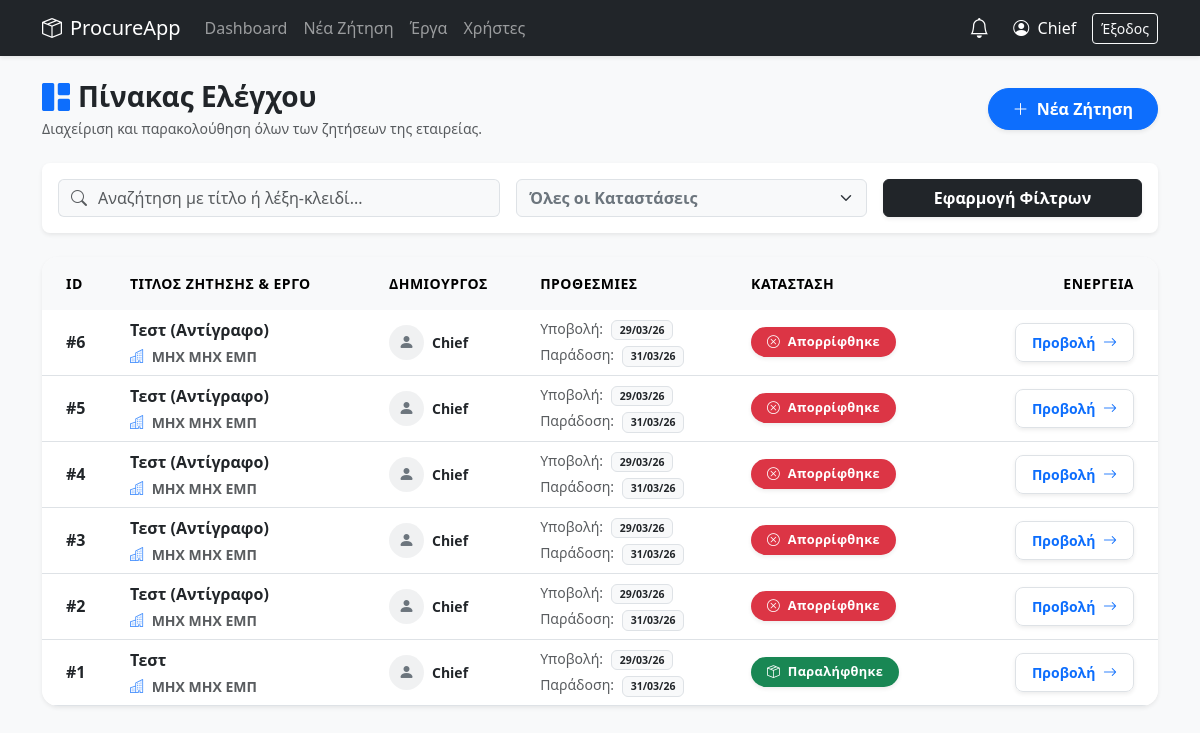
/company (signed in), run on an earlier commit of the app's database.
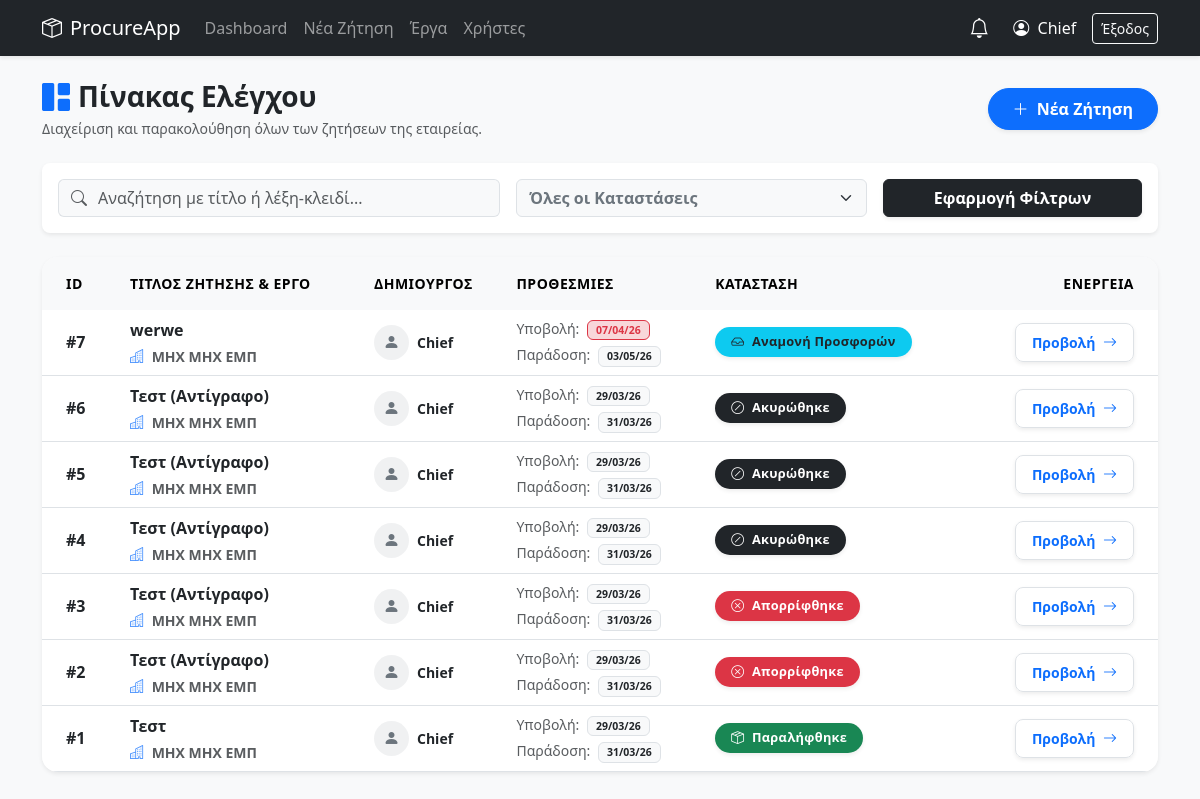
And on a later commit of the database.
### models.py (models this page shows)
class RequestRFQ(db.Model):
    __tablename__ = "requests"
    id = db.Column(db.Integer, primary_key=True)
    title = db.Column(db.String(200), nullable=False)
    description = db.Column(db.Text, nullable=True)
    documents = db.Column(db.String(255), nullable=True)
    created_by = db.Column(db.String(100), nullable=False)
    created_at = db.Column(db.DateTime, default=datetime.utcnow)
    delivery_location = db.Column(db.String(255), nullable=True)
    receiving_manager = db.Column(db.String(120), nullable=True)
    phone = db.Column(db.String(50), nullable=True)
    submit_deadline = db.Column(db.DateTime, nullable=False)
    delivery_deadline = db.Column(db.DateTime, nullable=False)
    status = db.Column(db.String(20), default=RFQStatus.OPEN)
    approved_by = db.Column(db.String(100), nullable=True)
    approved_at = db.Column(db.DateTime, nullable=True)
    denial_reason = db.Column(db.Text, nullable=True)
    winning_bid_id = db.Column(db.Integer, db.ForeignKey('bids.id'), nullable=True)
    cost_center_id = db.Column(db.Integer, db.ForeignKey('cost_centers.id'), nullable=True)
    cost_center = db.relationship('CostCenter', backref='rfqs')
    items = db.relationship('RequestItem', backref='rfq', lazy=True, cascade="all, delete-orphan")
    bids = db.relationship('Bid', backref='rfq', lazy=True, foreign_keys="[Bid.request_id]", cascade="all, delete-orphan")
    allowed_suppliers = db.relationship('AllowedSupplier', backref='rfq', lazy=True, cascade="all, delete-orphan")

class CostCenter(db.Model):
    __tablename__ = "cost_centers"
    id = db.Column(db.Integer, primary_key=True)
    code = db.Column(db.String(50), unique=True, nullable=False)
    name = db.Column(db.String(200), nullable=False)
    is_active = db.Column(db.Boolean, default=True, nullable=False)
    address = db.Column(db.String(250), nullable=True)
    project_manager = db.Column(db.String(120), nullable=True)
    receiving_manager = db.Column(db.String(120), nullable=True)
    phone = db.Column(db.String(50), nullable=True)

### app.py (the view)
@app.route("/company")
@require_roles("company", "chief")
def company_dashboard():
    page = request.args.get('page', 1, type=int)
    per_page = 10
    phase = (request.args.get("phase") or "all").strip().lower()
    q = (request.args.get("q") or "").strip()
    qry = RequestRFQ.query
    if q:
        like = f"%{q}%"
        qry = qry.filter(or_(RequestRFQ.title.ilike(like), RequestRFQ.description.ilike(like)))
    all_rfqs = qry.order_by(RequestRFQ.id.desc()).all()
    phase_map = {r.id: phase_info(r) for r in all_rfqs}
    editable_ids = {r.id for r in all_rfqs if is_editable_by_current_user(r)}
    filtered_rfqs = all_rfqs
    if phase != "all":
        filtered_rfqs = [r for r in all_rfqs if phase_map[r.id]["key"] == phase]
    total_items = len(filtered_rfqs)
    total_pages = (total_items + per_page - 1) // per_page
    start_idx = (page - 1) * per_page
    paginated_rfqs = filtered_rfqs[start_idx : start_idx + per_page]
    return render_template("company_dash.html",
                           rfqs=paginated_rfqs, editable_ids=editable_ids,
                           phase=phase, q=q, phase_map=phase_map,
                           page=page, total_pages=total_pages)

### app.py (called while the page is built)
def require_roles(*roles):
    def wrap(fn):
        @wraps(fn)
        def inner(*args, **kwargs):
            if session.get("role") not in roles:
                flash("Δεν έχεις δικαίωμα πρόσβασης.", "danger")
                return redirect(url_for("login"))
            return fn(*args, **kwargs)
        return inner
    return wrap

def is_editable_by_current_user(rfq: "RequestRFQ") -> bool:
    if session.get("name") != rfq.created_by:
        return False
    return rfq.status == RFQStatus.PENDING

def get_phase_key(rfq: "RequestRFQ") -> str:
    if rfq.status == RFQStatus.CANCELLED: return "cancelled"
    if rfq.status == RFQStatus.DENIED: return "denied"
    if rfq.status == RFQStatus.PENDING: return "awaiting_approval"
    if rfq.status == RFQStatus.PENDING_FINAL_APPROVAL: return "pending_final_approval"
    if rfq.status == RFQStatus.RECEIVED: return "received"
    if rfq.status == RFQStatus.CLOSED: return "awarded"
    if rfq.status == RFQStatus.OPEN:
        count_bids = len(rfq.bids or [])
        return "offers_received" if count_bids > 0 else "awaiting_offers"
    return rfq.status

@app.context_processor
def utility_processor():
    unread_notifs = []
    if 'username' in session:
        u = User.query.filter_by(username=session['username']).first()
        if u:
            unread_notifs = Notification.query.filter_by(user_id=u.id, is_read=False).order_by(Notification.created_at.desc()).all()
    return dict(phase_info=phase_info, is_editable_by_current_user=is_editable_by_current_user, now=datetime.utcnow(), unread_notifs=unread_notifs)

### templates/company_dash.html (shortened to what this page needs)
{% extends "base.html" %}
{% block content %}
<div class="d-flex justify-content-between align-items-center mb-4">
    <div>
        <h3 class="mb-1 fw-bolder text-dark"><i class="bi bi-grid-1x2-fill me-2 text-primary"></i>Πίνακας Ελέγχου</h3>
        <p class="text-muted small mb-0">Διαχείριση και παρακολούθηση όλων των ζητήσεων της εταιρείας.</p>
    </div>
    <a href="{{ url_for('new_request') }}" class="btn btn-primary px-4 py-2 shadow-sm fw-bold rounded-pill">
        <i class="bi bi-plus-lg me-1"></i> Νέα Ζήτηση
    </a>
</div>
<div class="card border-0 shadow-sm rounded-3 mb-4">
    <div class="card-body p-3">
        <form method="get" class="row g-3 align-items-center">
            <div class="col-md-5">
                <div class="input-group">
                    <span class="input-group-text bg-light border-end-0 text-muted"><i class="bi bi-search"></i></span>
                    <input type="text" name="q" class="form-control border-start-0 bg-light ps-0" placeholder="Αναζήτηση με τίτλο ή λέξη-κλειδί..." value="{{ q }}">
                </div>
            </div>
            <div class="col-md-4">
                <select name="phase" class="form-select bg-light text-secondary fw-semibold" onchange="this.form.submit()">
                    <option value="all" {% if phase == 'all' %}selected{% endif %}>Όλες οι Καταστάσεις</option>
                </select>
            </div>
            <div class="col-md-3 text-end">
                <button type="submit" class="btn btn-dark px-4 w-100 fw-bold shadow-sm">Εφαρμογή Φίλτρων</button>
            </div>
        </form>
    </div>
</div>
<div class="card border-0 shadow-sm rounded-4 mb-5 overflow-hidden">
    <div class="table-responsive">
        <table class="table table-hover align-middle mb-0">
            <thead class="table-light text-secondary small text-uppercase" style="letter-spacing: 0.5px;">
                <tr>
                    <th class="ps-4 py-3 border-bottom-0" style="width: 80px;">ID</th>
                    <th class="py-3 border-bottom-0">Τιτλος Ζητησης & Εργο</th>
                    <th class="py-3 border-bottom-0">Δημιουργος</th>
                    <th class="py-3 border-bottom-0">Προθεσμιες</th>
                    <th class="py-3 border-bottom-0">Κατασταση</th>
                    <th class="text-end pe-4 py-3 border-bottom-0">Ενεργεια</th>
                </tr>
            </thead>
            <tbody class="border-top-0">
                {% for r in rfqs %}
                {% set info = phase_map[r.id] %}
                <tr>
                    <td class="ps-4 fw-bold text-dark fs-6">#{{ r.id }}</td>
                    <td>
                        <div class="fw-bolder text-dark mb-1">{{ r.title }}</div>
                        <div class="small text-muted fw-semibold"><i class="bi bi-buildings me-1 text-primary opacity-75"></i> {{ r.cost_center.name if r.cost_center else 'Χωρίς Έργο' }}</div>
                    </td>
                    <td>
                        <div class="d-flex align-items-center">
                            <div class="bg-secondary bg-opacity-10 text-secondary rounded-circle d-flex justify-content-center align-items-center me-2" style="width: 35px; height: 35px;">
                                <i class="bi bi-person-fill"></i>
                            </div>
                            <span class="small fw-bold text-dark">{{ r.created_by }}</span>
                        </div>
                    </td>
                    <td>
                        <div class="small mb-1">
                            <span class="text-muted me-1">Υποβολή:</span>
                            <span class="badge {% if r.submit_deadline and r.submit_deadline < now and r.status in ['open', 'pending'] %}bg-danger-subtle text-danger border border-danger{% else %}bg-light text-dark border{% endif %} fw-bold px-2 py-1">
                                {{ r.submit_deadline.strftime('%d/%m/%y') if r.submit_deadline else '-' }}
                            </span>
                        </div>
                        <div class="small">
                            <span class="text-muted me-1">Παράδοση:</span>
                            <span class="badge bg-light text-dark border fw-bold px-2 py-1">
                                {{ r.delivery_deadline.strftime('%d/%m/%y') if r.delivery_deadline else '-' }}
                            </span>
                        </div>
                    </td>
                    <td>
                        <span class="{{ info.badge }} px-3 py-2 rounded-pill fw-bold shadow-sm" style="letter-spacing: 0.3px; font-size: 0.8rem;">
                            <i class="bi {{ info.icon }} me-1"></i> {{ info.label }}
                        </span>
                    </td>
                    <td class="text-end pe-4">
                        <a href="{{ url_for('company_request_detail', req_id=r.id) }}" class="btn btn-sm btn-white border shadow-sm text-primary fw-bold px-3 py-2 rounded-3">
                            Προβολή <i class="bi bi-arrow-right ms-1"></i>
                        </a>
                    </td>
                </tr>
                {% endfor %}
            </tbody>
        </table>
    </div>
</div>
{% endblock %}

### templates/base.html (shortened to what this page needs)
<!doctype html>
<html lang="el">
  <head>
    <link href="https://cdn.jsdelivr.net/npm/bootstrap@5.3.0/dist/css/bootstrap.min.css" rel="stylesheet">
    <link rel="stylesheet" href="https://cdn.jsdelivr.net/npm/bootstrap-icons@1.11.0/font/bootstrap-icons.css">
    <link href="https://cdn.jsdelivr.net/npm/select2@4.1.0-rc.0/dist/css/select2.min.css" rel="stylesheet" />
  </head>
  <body>
    <nav class="navbar navbar-expand-lg navbar-dark bg-dark mb-4">
      <div class="container">
        <a class="navbar-brand" href="{{ url_for('index') }}"><i class="bi bi-box-seam me-2"></i>ProcureApp</a>
        <div class="collapse navbar-collapse" id="navContent">
          <ul class="navbar-nav me-auto">
            {% if session.get('role') in ['company','chief'] %}
              <li class="nav-item"><a class="nav-link" href="{{ url_for('company_dashboard') }}">Dashboard</a></li>
              <li class="nav-item"><a class="nav-link" href="{{ url_for('new_request') }}">Νέα Ζήτηση</a></li>
              {% if session.get('role') == 'chief' %}
              <li class="nav-item"><a class="nav-link" href="{{ url_for('manage_cost_centers') }}">Έργα</a></li>
              <li class="nav-item"><a class="nav-link" href="{{ url_for('chief_users') }}">Χρήστες</a></li>
              {% endif %}
            {% endif %}
          </ul>
{% if session.get('username') %}
          <div class="nav-item dropdown me-4 mt-2 mt-lg-0">
              <a class="nav-link position-relative text-white" href="#" id="notifDropdown" role="button" data-bs-toggle="dropdown" aria-expanded="false">
                  <i class="bi bi-bell fs-5"></i>
              </a>
          </div>
          {% endif %}
          {% if session.get('name') %}
          <div class="navbar-text text-white me-3"><i class="bi bi-person-circle me-1"></i> {{ session.get('name') }}</div>
          <a href="{{ url_for('logout') }}" class="btn btn-outline-light btn-sm">Έξοδος</a>
          {% endif %}
        </div>
      </div>
    </nav>
    <div class="container">
      {% block content %}{% endblock %}
    </div>
  </body>
</html>

### templates/base.html (style rules this page uses)
body { background-color: #f8f9fa; font-family: system-ui, -apple-system, sans-serif; }
.navbar { box-shadow: 0 2px 4px rgba(0,0,0,.08); }
.card { border: none; box-shadow: 0 2px 8px rgba(0,0,0,.05); margin-bottom: 1.5rem; }

What changed in the data, as far as the page shows it:
added RequestRFQ: id "7", title "werwe", cost_center "ΜΗΧ ΜΗΧ ΕΜΠ", created_by "Chief", submit_deadline "07/04/26", delivery_deadline "03/05/26", label "Αναμονή Προσφορών", status "open" (drawn)
changed RequestRFQ id 6: label "Απορρίφθηκε" → "Ακυρώθηκε"
changed RequestRFQ id 5: label "Απορρίφθηκε" → "Ακυρώθηκε"
changed RequestRFQ id 4: label "Απορρίφθηκε" → "Ακυρώθηκε"
